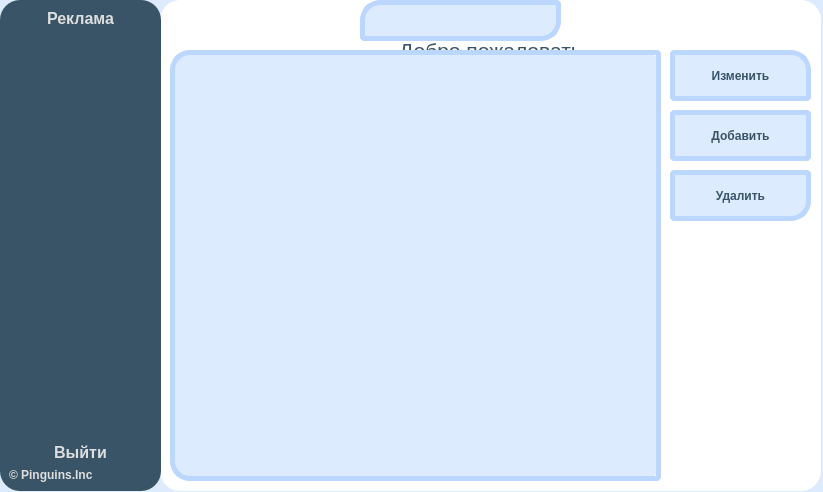
<?xml version="1.0" encoding="UTF-8"?>
<!-- Marketer UI code for CRM application
Copyright(C) 2022 Plnguins

This program is free software : you can redistribute it and / or modify
it under the terms of the GNU Affero General Public License as published
by the Free Software Foundation, either version 3 of the License, or
(at your option) any later version.

This program is distributed in the hope that it will be useful,
but WITHOUT ANY WARRANTY; without even the implied warranty of
MERCHANTABILITY or FITNESS FOR A PARTICULAR PURPOSE.See the
GNU Affero General Public License for more details.

You should have received a copy of the GNU Affero General Public License
along with this program.If not, see < https:  // www.gnu.org/licenses/>. -->
<ui version="4.0">
 <class>marketerUi</class>
 <widget class="QWidget" name="marketerUi">
  <property name="geometry">
   <rect>
    <x>0</x>
    <y>0</y>
    <width>823</width>
    <height>492</height>
   </rect>
  </property>
  <property name="windowTitle">
   <string>Form</string>
  </property>
  <widget class="QLabel" name="RoundedBackground">
   <property name="geometry">
    <rect>
     <x>160</x>
     <y>0</y>
     <width>661</width>
     <height>491</height>
    </rect>
   </property>
   <property name="styleSheet">
    <string notr="true">background-color :rgb(255, 255, 255);
border-radius: 20px;</string>
   </property>
   <property name="text">
    <string/>
   </property>
  </widget>
  <widget class="QLabel" name="Greeting">
   <property name="geometry">
    <rect>
     <x>160</x>
     <y>30</y>
     <width>661</width>
     <height>41</height>
    </rect>
   </property>
   <property name="styleSheet">
    <string notr="true">font:bold 12pt &quot;Comfortaa&quot;;
color: rgb(56, 84, 102);</string>
   </property>
   <property name="text">
    <string>&lt;html&gt;&lt;head/&gt;&lt;body&gt;&lt;p&gt;&lt;span style=&quot; font-size:16pt;&quot;&gt;Добро пожаловать&lt;/span&gt;&lt;/p&gt;&lt;/body&gt;&lt;/html&gt;</string>
   </property>
   <property name="alignment">
    <set>Qt::AlignCenter</set>
   </property>
  </widget>
  <widget class="QLabel" name="Title">
   <property name="geometry">
    <rect>
     <x>360</x>
     <y>0</y>
     <width>201</width>
     <height>41</height>
    </rect>
   </property>
   <property name="visible">
    <bool>false</bool>
   </property>
   <property name="styleSheet">
    <string notr="true">font: 12pt &quot;Comfortaa&quot;;
	font: bold;
	color:  rgb(56, 84, 102);	
	background-color: rgb(221, 235, 255);
	border: 5px solid #BBD6FF ;
	border-top-left-radius: 20px;
	border-top-right-radius: 5px;
border-bottom-left-radius: 5px;
	border-bottom-right-radius: 20px;
	text-align: right;</string>
   </property>
   <property name="text">
    <string/>
   </property>
   <property name="alignment">
    <set>Qt::AlignCenter</set>
   </property>
  </widget>
  <widget class="QLabel" name="RoundedBlue">
   <property name="geometry">
    <rect>
     <x>170</x>
     <y>50</y>
     <width>491</width>
     <height>431</height>
    </rect>
   </property>
   <property name="visible">
    <bool>false</bool>
   </property>
   <property name="styleSheet">
    <string notr="true">background-color: rgb(221, 235, 255);

border-radius:20px;</string>
   </property>
   <property name="text">
    <string/>
   </property>
  </widget>
  <widget class="QLabel" name="Background">
   <property name="geometry">
    <rect>
     <x>-110</x>
     <y>-80</y>
     <width>941</width>
     <height>581</height>
    </rect>
   </property>
   <property name="styleSheet">
    <string notr="true">background-color:rgb(221, 235, 255);</string>
   </property>
   <property name="text">
    <string/>
   </property>
  </widget>
  <widget class="QPushButton" name="Edit">
   <property name="geometry">
    <rect>
     <x>670</x>
     <y>50</y>
     <width>141</width>
     <height>51</height>
    </rect>
   </property>
   <property name="visible">
    <bool>false</bool>
   </property>
   <property name="styleSheet">
    <string notr="true">QPushButton#Edit:!pressed {
    font: 12pt &quot;Comfortaa&quot;;
	font: bold;
	color:  rgb(56, 84, 102);	
	background-color: rgb(221, 235, 255);
	border: 5px solid #BBD6FF ;
	border-top-right-radius:20px;
	border-bottom-right-radius:5px;
	border-top-left-radius:5px;
	border-bottom-left-radius:5px;
 }

QPushButton#Edit {
    font: 12pt &quot;Comfortaa&quot;;
	font: bold;
	color:  rgb(56, 84, 102);	
	background-color: rgb(221, 235, 255);
	border: 5px solid #BBD6FF ;
	border-top-right-radius:20px;
	border-bottom-right-radius:5px;
	border-top-left-radius:5px;
	border-bottom-left-radius:5px;
 }

QPushButton#Edit:hover {
    font: 12pt &quot;Comfortaa&quot;;
	font: bold;
	color:  rgb(56, 84, 102);	
	background-color: rgb(165, 199, 250);
	border: 5px solid #75ACFF;
	border-top-right-radius:20px;
	border-bottom-right-radius:5px;
	border-top-left-radius:5px;
	border-bottom-left-radius:5px;
 }


QPushButton#Edit:pressed {
    font: 12pt &quot;Comfortaa&quot;;
	font: bold;
	color:  rgb(56, 84, 102);	
	background-color: rgb(165, 199, 250);
	border: 5px solid #75ACFF;
	border-top-right-radius:20px;
	border-bottom-right-radius:5px;
	border-top-left-radius:5px;
	border-bottom-left-radius:5px;
 }</string>
   </property>
   <property name="text">
    <string>Изменить</string>
   </property>
  </widget>
  <widget class="QLabel" name="Company">
   <property name="geometry">
    <rect>
     <x>420</x>
     <y>450</y>
     <width>121</width>
     <height>31</height>
    </rect>
   </property>
   <property name="styleSheet">
    <string notr="true">font:bold 12pt &quot;Comfortaa&quot;;
color: rgb(56, 84, 102);</string>
   </property>
   <property name="text">
    <string>&lt;html&gt;&lt;head/&gt;&lt;body&gt;&lt;p&gt;&lt;span style=&quot; font-size:14pt;&quot;&gt;Pinguins.Inc&lt;/span&gt;&lt;/p&gt;&lt;/body&gt;&lt;/html&gt;</string>
   </property>
  </widget>
  <widget class="QTableWidget" name="tableWidget">
   <property name="geometry">
    <rect>
     <x>170</x>
     <y>50</y>
     <width>491</width>
     <height>431</height>
    </rect>
   </property>
   <property name="visible">
    <bool>false</bool>
   </property>
   <property name="styleSheet">
    <string notr="true">QTableWidget#tableWidget {
	background-color:transparent;
	color: rgb(56, 84, 102);
	font: 14px &quot;Comfortaa&quot;;
	border-top-left-radius: 20px;
	border-bottom-right-radius:5px;
	border-top-right-radius: 5px;
	border-bottom-left-radius: 20px;
	border: 5px solid #BBD6FF ;
}





QHeaderView{
	background-color:transparent;
	border: 10px black solid;
}

QTableView QTableCornerButton::section {
    border-top-left-radius: 15px;
}

QTableWidget::item:selection {
    selection-background-color: rgb(56, 84, 102);	
	selection-color:  rgb(222, 222, 222);
}
</string>
   </property>
  </widget>
  <widget class="QPushButton" name="Delete">
   <property name="geometry">
    <rect>
     <x>670</x>
     <y>170</y>
     <width>141</width>
     <height>51</height>
    </rect>
   </property>
   <property name="visible">
    <bool>false</bool>
   </property>
   <property name="styleSheet">
    <string notr="true">QPushButton#Delete:!pressed {
    font: 12pt &quot;Comfortaa&quot;;
	font: bold;
	color:  rgb(56, 84, 102);	
	background-color: rgb(221, 235, 255);
	border: 5px solid #BBD6FF ;
	border-top-right-radius:5px;
	border-bottom-right-radius:20px;
	border-top-left-radius:5px;
	border-bottom-left-radius:5px;
 }

QPushButton#Delete {
    font: 12pt &quot;Comfortaa&quot;;
	font: bold;
	color:  rgb(56, 84, 102);	
	background-color: rgb(221, 235, 255);
	border: 5px solid #BBD6FF ;
	border-top-right-radius:5px;
	border-bottom-right-radius:20px;
	border-top-left-radius:5px;
	border-bottom-left-radius:5px;
 }

QPushButton#Delete:hover {
    font: 12pt &quot;Comfortaa&quot;;
	font: bold;
	color:  rgb(56, 84, 102);	
	background-color: rgb(165, 199, 250);
	border: 5px solid #75ACFF;
	border-top-right-radius:5px;
	border-bottom-right-radius:20px;
	border-top-left-radius:5px;
	border-bottom-left-radius:5px;
 }


QPushButton#Delete:pressed {
    font: 12pt &quot;Comfortaa&quot;;
	font: bold;
	color:  rgb(56, 84, 102);	
	background-color: rgb(165, 199, 250);
	border: 5px solid #75ACFF;
	border-top-right-radius:5px;
	border-bottom-right-radius:20px;
	border-top-left-radius:5px;
	border-bottom-left-radius:5px;
 }</string>
   </property>
   <property name="text">
    <string>Удалить</string>
   </property>
  </widget>
  <widget class="QLabel" name="Name">
   <property name="geometry">
    <rect>
     <x>320</x>
     <y>370</y>
     <width>321</width>
     <height>81</height>
    </rect>
   </property>
   <property name="styleSheet">
    <string notr="true">font:bold 12pt &quot;Comfortaa&quot;;
color: rgb(56, 84, 102);</string>
   </property>
   <property name="text">
    <string>&lt;html&gt;&lt;head/&gt;&lt;body&gt;&lt;p&gt;&lt;span style=&quot; font-size:36pt;&quot;&gt;Pinguin CRM&lt;/span&gt;&lt;/p&gt;&lt;/body&gt;&lt;/html&gt;</string>
   </property>
  </widget>
  <widget class="QPushButton" name="Add">
   <property name="geometry">
    <rect>
     <x>670</x>
     <y>110</y>
     <width>141</width>
     <height>51</height>
    </rect>
   </property>
   <property name="visible">
    <bool>false</bool>
   </property>
   <property name="styleSheet">
    <string notr="true">QPushButton#Add:!pressed {
    font: 12pt &quot;Comfortaa&quot;;
	font: bold;
	color:  rgb(56, 84, 102);	
	background-color: rgb(221, 235, 255);
	border: 5px solid #BBD6FF ;
	border-top-right-radius:5px;
	border-bottom-right-radius:5px;
	border-top-left-radius:5px;
	border-bottom-left-radius:5px;
 }

QPushButton#Add {
    font: 12pt &quot;Comfortaa&quot;;
	font: bold;
	color:  rgb(56, 84, 102);	
	background-color: rgb(221, 235, 255);
	border: 5px solid #BBD6FF ;
	border-top-right-radius:5px;
	border-bottom-right-radius:5px;
	border-top-left-radius:5px;
	border-bottom-left-radius:5px;
 }

QPushButton#Add:hover {
    font: 12pt &quot;Comfortaa&quot;;
	font: bold;
	color:  rgb(56, 84, 102);	
	background-color: rgb(165, 199, 250);
	border: 5px solid #75ACFF;
	border-top-right-radius:5px;
	border-bottom-right-radius:5px;
	border-top-left-radius:5px;
	border-bottom-left-radius:5px;
 }


QPushButton#Add:pressed {
    font: 12pt &quot;Comfortaa&quot;;
	font: bold;
	color:  rgb(56, 84, 102);	
	background-color: rgb(165, 199, 250);
	border: 5px solid #75ACFF;
	border-top-right-radius:5px;
	border-bottom-right-radius:5px;
	border-top-left-radius:5px;
	border-bottom-left-radius:5px;
 }</string>
   </property>
   <property name="text">
    <string>Добавить</string>
   </property>
  </widget>
  <widget class="QLabel" name="Icon">
   <property name="geometry">
    <rect>
     <x>330</x>
     <y>80</y>
     <width>271</width>
     <height>291</height>
    </rect>
   </property>
   <property name="text">
    <string/>
   </property>
   <property name="textFormat">
    <enum>Qt::PlainText</enum>
   </property>
   <property name="pixmap">
    <pixmap resource="../../resources/resources.qrc">:/images/main.png</pixmap>
   </property>
   <property name="scaledContents">
    <bool>true</bool>
   </property>
   <property name="alignment">
    <set>Qt::AlignCenter</set>
   </property>
  </widget>
  <widget class="QGroupBox" name="LeftButtons">
   <property name="geometry">
    <rect>
     <x>0</x>
     <y>0</y>
     <width>161</width>
     <height>491</height>
    </rect>
   </property>
   <property name="styleSheet">
    <string notr="true">color: rgb(222, 222, 222);
	font: bold;
	border: none;
	background-color: rgb(56, 84, 102);
	border-radius:20px;</string>
   </property>
   <property name="title">
    <string/>
   </property>
   <layout class="QVBoxLayout" name="verticalLayout">
    <item>
     <widget class="QPushButton" name="Ads">
      <property name="font">
       <font>
        <pointsize>12</pointsize>
        <italic>false</italic>
        <bold>true</bold>
       </font>
      </property>
      <property name="styleSheet">
       <string notr="true">QPushButton#pushButton_4:!pressed {
    font: 12pt &quot;Comfortaa&quot;;
	color: rgb(222, 222, 222);
	font: bold;
	border: none;
	background-color: rgb(56, 84, 102);
	border-radius:20px;
 }

QPushButton#pushButton_4 {
    font: 12pt &quot;Comfortaa&quot;;
	color: rgb(222, 222, 222);
	font: bold;
	border: none;
	background-color: rgb(56, 84, 102);
	border-radius:20px;
 }

QPushButton#pushButton_4:hover {
     background-color: rgb(54, 69, 80);
	font: 12pt &quot;Comfortaa&quot;;
	color: rgb(222, 222, 222);
	font: bold;
	border: none;
	border-radius:20px;
 }


QPushButton#pushButton_4:pressed {
     background-color: rgb(45, 58, 66);
	font: 12pt &quot;Comfortaa&quot;;
	color: rgb(222, 222, 222);
	font: bold;
	border: none;
	border-radius:20px;
 }</string>
      </property>
      <property name="text">
       <string>Реклама</string>
      </property>
      <property name="icon">
       <iconset>
        <activeon>:/images/ad-white.png</activeon>
       </iconset>
      </property>
      <property name="iconSize">
       <size>
        <width>27</width>
        <height>27</height>
       </size>
      </property>
      <property name="flat">
       <bool>true</bool>
      </property>
     </widget>
    </item>
    <item>
     <spacer name="verticalSpacer">
      <property name="orientation">
       <enum>Qt::Vertical</enum>
      </property>
      <property name="sizeHint" stdset="0">
       <size>
        <width>20</width>
        <height>40</height>
       </size>
      </property>
     </spacer>
    </item>
    <item>
     <widget class="QPushButton" name="Logout">
      <property name="font">
       <font>
        <pointsize>12</pointsize>
        <italic>false</italic>
        <bold>true</bold>
       </font>
      </property>
      <property name="styleSheet">
       <string notr="true">QPushButton#pushButton_7:!pressed {
    font: 12pt &quot;Comfortaa&quot;;
	color: rgb(222, 222, 222);
	font: bold;
	border: none;
	background-color: rgb(56, 84, 102);
	border-radius:20px;
 }

QPushButton#pushButton_7 {
    font: 12pt &quot;Comfortaa&quot;;
	color: rgb(222, 222, 222);
	font: bold;
	border: none;
	background-color: rgb(56, 84, 102);
	border-radius:20px;
 }

QPushButton#pushButton_7:hover {
     background-color: rgb(54, 69, 80);
	font: 12pt &quot;Comfortaa&quot;;
	color: rgb(222, 222, 222);
	font: bold;
	border: none;
	border-radius:20px;
 }


QPushButton#pushButton_7:pressed {
     background-color: rgb(45, 58, 66);
	font: 12pt &quot;Comfortaa&quot;;
	color: rgb(222, 222, 222);
	font: bold;
	border: none;
	border-radius:20px;
 }</string>
      </property>
      <property name="text">
       <string>Выйти</string>
      </property>
      <property name="icon">
       <iconset>
        <activeon>:/images/logout.png</activeon>
       </iconset>
      </property>
      <property name="iconSize">
       <size>
        <width>28</width>
        <height>28</height>
       </size>
      </property>
     </widget>
    </item>
    <item>
     <widget class="QLabel" name="label">
      <property name="styleSheet">
       <string notr="true">color: rgb(222, 222, 222);
font:light &quot;Comfortaa&quot; 16px;
background-color: rgb(56, 84, 102);</string>
      </property>
      <property name="text">
       <string>© Pinguins.Inc</string>
      </property>
     </widget>
    </item>
   </layout>
  </widget>
  <zorder>Background</zorder>
  <zorder>RoundedBackground</zorder>
  <zorder>Name</zorder>
  <zorder>Company</zorder>
  <zorder>Greeting</zorder>
  <zorder>RoundedBlue</zorder>
  <zorder>tableWidget</zorder>
  <zorder>Add</zorder>
  <zorder>Delete</zorder>
  <zorder>Edit</zorder>
  <zorder>Icon</zorder>
  <zorder>Title</zorder>
  <zorder>LeftButtons</zorder>
 </widget>
 <resources>
  <include location="../../resources/resources.qrc"/>
 </resources>
 <connections/>
</ui>
